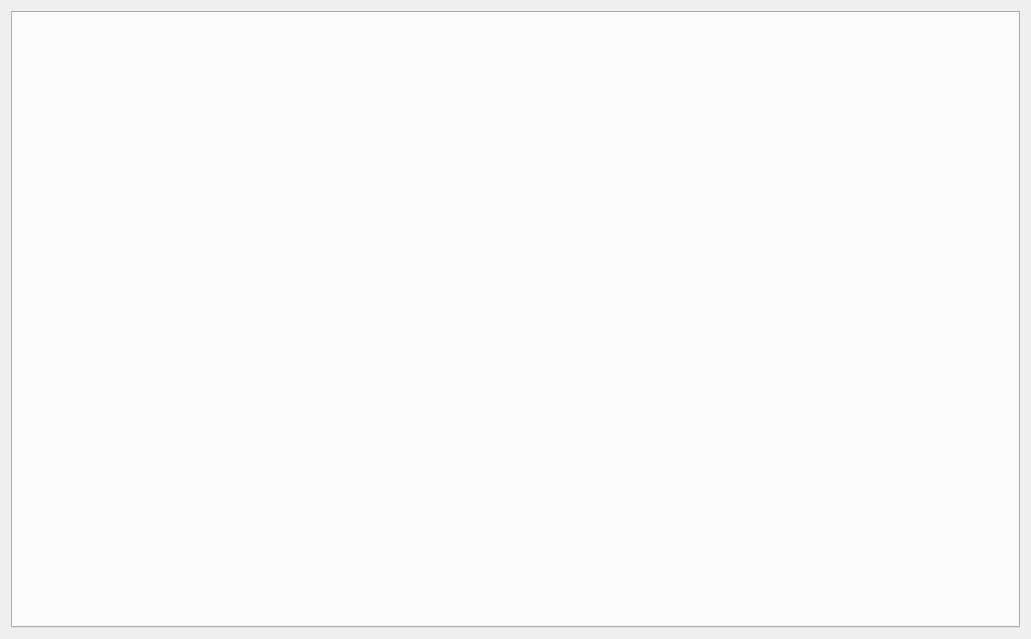
<?xml version="1.0" encoding="UTF-8"?>
<ui version="4.0">
 <class>SmartContract</class>
 <widget class="QWidget" name="SmartContract">
  <property name="geometry">
   <rect>
    <x>0</x>
    <y>0</y>
    <width>1031</width>
    <height>639</height>
   </rect>
  </property>
  <property name="windowTitle">
   <string>Dialog</string>
  </property>
  <layout class="QVBoxLayout" name="verticalLayout">
   <item>
    <widget class="QTabWidget" name="SmartContractTabWidget">
     <property name="enabled">
      <bool>true</bool>
     </property>
     <property name="font">
      <font>
       <weight>50</weight>
       <bold>false</bold>
      </font>
     </property>
     <property name="tabPosition">
      <enum>QTabWidget::North</enum>
     </property>
     <property name="tabShape">
      <enum>QTabWidget::Rounded</enum>
     </property>
     <property name="currentIndex">
      <number>-1</number>
     </property>
    </widget>
   </item>
  </layout>
 </widget>
 <resources>
  <include location="../imada.qrc"/>
 </resources>
 <connections/>
</ui>
